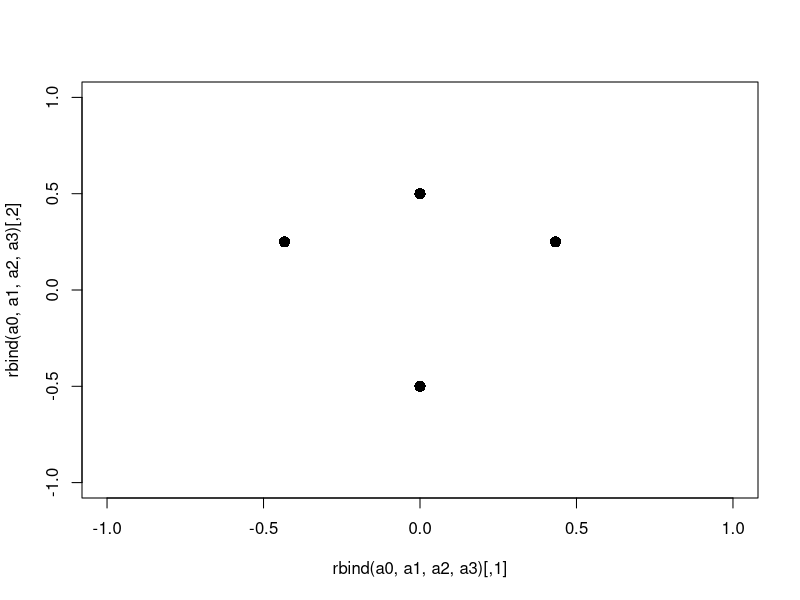

R code for this plot: (Note: this script raises an error after producing the figure.)
#ボール化した場合のフィルトレーションをプロットして確認する
a0<-c(0, -0.5)
a1<-c(0.5*sqrt(3)/2, 0.25)
a2<-c(0, 0.5)
a3<-c(-0.5*sqrt(3)/2, 0.25)
plot(rbind(a0, a1, a2, a3), xlim = c(-1, 1), ylim = c(-1, 1), pch=16, cex=1.5)

#MHPによって距離を1-exp(r_ij^2)で更新した場合の点をプロットする
#その場合の点をつないだポリゴンを表示
r_01<-sum((a1 - a0)^2) 
r_02<-sum((a2 - a0)^2) 
r_03<-sum((a3 - a0)^2)
r_12<-sum((a2 - a1)^2) %>% sqrt()
r_23<-sum((a3 - a2)^2) %>% sqrt()
r_13<-sum((a3 - a1)^2) %>% sqrt()


d_01<-1-exp(-r_01)
d_02<-1-exp(-r_02)
d_03<-1-exp(-r_03)

a01<-((sqrt(r_01) - d_01)/sqrt(r_01))* (a1 - a0) + a0
points(x = a01[1], y = a01[2], col=3, pch=16)
a02<-((sqrt(r_02) - d_02)/sqrt(r_02))* (a2 - a0) + a0
points(x = a02[1], y = a02[2], col=3, pch=16)
a03<-((sqrt(r_03) - d_03)/sqrt(r_03))* (a3 - a0) + a0
points(x = a03[1], y = a03[2], col=3, pch=16)

polygon(c(a0[1], a01[1], a02[1], a03[1]), c(a0[2], a01[2], a02[2], a03[2]), col=rgb(255/255, 153/255, 153/255, alpha = 0.3))
lines(c(a1[1], a2[1], a3[1], a0[1], a1[1]), c(a1[2], a2[2], a3[2], a0[2], a1[2]))
#穴に相当する円周の描画
theta <- seq(-pi, pi, length=100)
r<-0.5
polygon(r*cos(theta), r*sin(theta))

R<-2*sqrt(3)
R<-8*sqrt(3)/5
R<-8/2.5
R<-3.2228
R<-3.25
R<-2*sqrt(3)-1
R<-3.0551
R<-4
#a0を中心に半径2の円とみなした時のbirthとdeath
R<-(4*sqrt(3)-v)/2
#v=2
R<-1/11*(6*sqrt(55)-11)
#v=1
R<-1/94*(12*sqrt(987)-47)
#v=3
R<-4*sin(pi/6)
R<-1/26*(4*sqrt(715)-39)

#a0の固定円の半径
v<-3

polygon(a0[1]+(R+v)*cos(theta), a0[2]+(R+v)*sin(theta), col=rgb(255/255, 153/255, 153/255, alpha = 0.3))
#a0固定円なし
polygon(a0[1]+R*cos(theta), a0[2]+R*sin(theta), col=rgb(255/255, 153/255, 153/255, alpha = 0.3))
#polygon(a0[1]+1.5*R*cos(theta), a0[2]+1.5*R*sin(theta))
polygon(a1[1]+R*cos(theta), a1[2]+R*sin(theta), col=rgb(255/255, 153/255, 153/255, alpha = 0.3))
polygon(a2[1]+R*cos(theta), a2[2]+R*sin(theta), col=rgb(255/255, 153/255, 153/255, alpha = 0.3))
polygon(a3[1]+R*cos(theta), a3[2]+R*sin(theta), col=rgb(255/255, 153/255, 153/255, alpha = 0.3))

#a0の固定円の描画
polygon(a0[1]+v*cos(theta), a0[2]+v*sin(theta), col="pink")
points(a0[1], a0[2], pch=16, cex=1.5)

polygon(1+R*cos(theta), (sqrt(3)-4)+R*sin(theta))
polygon(-1+R*cos(theta), (sqrt(3)-4)+R*sin(theta))
polygon(R*cos(theta), -2+R*sin(theta))
points(rbind(c(1, sqrt(3)-4),c(-1, sqrt(3)-4), c(0, -2)))
lines(c(0, 2*sqrt(3)), c(-4, 2))
lines(c(a1[1], a2[1], a3[1], a0[1]), c(a1[2], a2[2], a3[2], a0[2]))

#----------------------------------------
#点が満遍なく分布している場合

#点のプロット
for (i in 1:(360/30)) {
  
  points(4*cos((i-1)*pi/6), 4*sin((i-1)*pi/6), pch=16, cex=1.5)
  
}

#円のプロット
x<-((2*sqrt(3)-4)^2 + 2^2)/2
x<-4*sin(pi/12)
x<-4
for (i in 1:(360/30)) {
  
  polygon(4*cos((i-1)*pi/6)+x*cos(theta), 4*sin((i-1)*pi/6)+x*sin(theta), col=rgb(255/255, 153/255, 153/255, alpha = 0.3))
  
}

#---------------------------------
#密度が低いが均等に分布している場合
plot(rbind(a0, a1, a2, a3), xlim = c(-5, 5), ylim = c(-5, 5), type = "n")

#円のプロット
x<-4*sin(pi/4)
x<-4
for (i in 1:(360/90)) {
  
  polygon(4*cos((i-1)*pi/2)+x*cos(theta), 4*sin((i-1)*pi/2)+x*sin(theta))
  
}

#点のプロット
for (i in 1:(360/90)) {
  
  points(4*cos((i-1)*pi/2), 4*sin((i-1)*pi/2), pch=16)
  
}

#--------------------------------------
#擬似的なPDを出力
#密度が高い場合
plot(4*sin(pi/12), 4, pch=2, cex=2, xlim = c(0, 6), ylim = c(0, 6), col=2, lwd=2)
abline(0, 1)

#密度が低い場合
plot(2*sqrt(3), 4, pch=2, cex=2, xlim = c(0, 6), ylim = c(0, 6), col=2, lwd=2)
abline(0, 1)

plot(2*sqrt(3), 4, pch=2, cex=2, xlim = c(0, 6), ylim = c(0, 6), col=2, lwd=2)

#密度が低い場合
#固定円有り
plot(4*sin(pi/6), 1/26*(4*sqrt(715)-39), pch=2, cex=2, xlim = c(0, 6), ylim = c(0, 6), col=2, lwd=2)
abline(0, 1)

#----------------------------------------
#点が満遍なく分布している場合
#小さい円

#穴に相当する円
polygon(2*cos(theta), 2*sin(theta))

#点のプロット
for (i in 1:(360/30)) {
  
  points(2*cos((i-1)*pi/6), 2*sin((i-1)*pi/6), pch=16, cex=1.5)
  
}

#円のプロット
x<-((2*sqrt(3)-4)^2 + 2^2)/2
x<-2*sin(pi/12)
x<-2
for (i in 1:(360/30)) {
  
  polygon(2*cos((i-1)*pi/6)+x*cos(theta), 2*sin((i-1)*pi/6)+x*sin(theta), col=rgb(255/255, 153/255, 153/255, alpha = 0.3))
  
}

#擬似的なPDを出力
#小さい穴の場合
plot(2*sin(pi/12), 2, pch=2, cex=2, xlim = c(0, 6), ylim = c(0, 6), col=2, lwd=2)
abline(0, 1)

#-----------------------------------
#連結成分を表すためのプロット

b1<-c(1.5+sqrt(3), 0)
b2<-c(1.5, -1)
b3<-c(1.5, 1)

#穴の生成
r2<-1
#穴の消滅
r2<-sqrt(3)*2/3
#連結成分が1に
#r2<-1.5
r2<-sqrt(13)/2

r2<-3

plot(rbind(b1, b2, b3, b4, b5, b6), xlim = c(-5, 5), ylim = c(-5, 5), pch=16, cex=2)

#b1円
polygon(1.5+sqrt(3)+r2*cos(theta), r2*sin(theta), col=rgb(255/255, 153/255, 153/255, alpha = 0.3))
#b2円
polygon(1.5+r2*cos(theta), -1+r2*sin(theta), col=rgb(255/255, 153/255, 153/255, alpha = 0.3))
#b3円
polygon(1.5+r2*cos(theta), 1+r2*sin(theta), col=rgb(255/255, 153/255, 153/255, alpha = 0.3))


b4<-c(-1.5-sqrt(3), 0)
b5<-c(-1.5, -1)
b6<-c(-1.5, 1)

#b4円
polygon(-1.5-sqrt(3)+r2*cos(theta), r2*sin(theta), col=rgb(255/255, 153/255, 153/255, alpha = 0.3))
#b5円
polygon(-1.5+r2*cos(theta), -1+r2*sin(theta), col=rgb(255/255, 153/255, 153/255, alpha = 0.3))
#b6円
polygon(-1.5+r2*cos(theta), 1+r2*sin(theta), col=rgb(255/255, 153/255, 153/255, alpha = 0.3))

#単体プロット
#穴の消滅時
polygon(rbind(b1, b2, b3), density = 10)
polygon(rbind(b4, b5, b6), density = 10)

#連結成分が1になるとき
polygon(rbind(b5, b2, b3), density = 10)
polygon(rbind(b6, b2, b3), density = 10)
polygon(rbind(b5, b6, b3), density = 10)

lines(rbind(b1, b2), lwd=2)
lines(rbind(b1, b3), lwd=2)
lines(rbind(b3, b2), lwd=2)
lines(rbind(b3, b5), lwd=2)
lines(rbind(b5, b2), lwd=2)
lines(rbind(b6, b2), lwd=2)
lines(rbind(b3, b6), lwd=2)
lines(rbind(b5, b6), lwd=2)
lines(rbind(b4, b5), lwd=2)
lines(rbind(b4, b6), lwd=2)

#擬似的なPDを出力
#穴の消滅時の連結成分
plot(0, sqrt(3)*2/3, pch=16, cex=2, xlim = c(0, 4), ylim = c(0, 4))
abline(0, 1)
#擬似的なPDを出力
#連結成分が1になるとき
plot(rbind(c(0, sqrt(3)*2/3),c(0, sqrt(13)/2)), pch=16, cex=2, xlim = c(0, 4), ylim = c(0, 4))
abline(0, 1)

#フィルトレーション終了
plot(rbind(c(0, sqrt(3)*2/3),c(0, sqrt(13)/2), c(0, 3)), pch=16, cex=2, xlim = c(0, 4), ylim = c(0, 4))
abline(0, 1)
